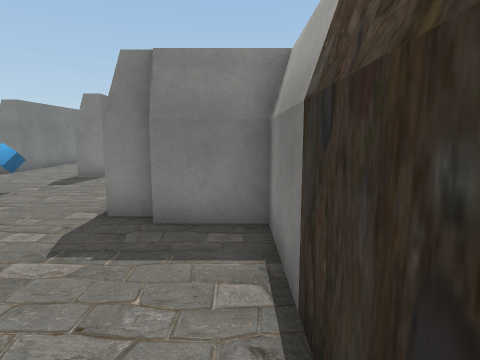
[1] (above)

24 first-person views from a walk through a scene from a Unity 3-D project. The camera is 1.5 m above the floor, tilts 8° down and sees 75° across. The floor is counted in squares, 1 m on a side. Each view is taken from the middle of a square. On the plan, view 1 faces up. The plan holds only what a view shows up to about 15 squares ahead; the rest is blank. The place goes on beyond the plan. The player character is not drawn. Some surface patterns are stand-ins.

[2]
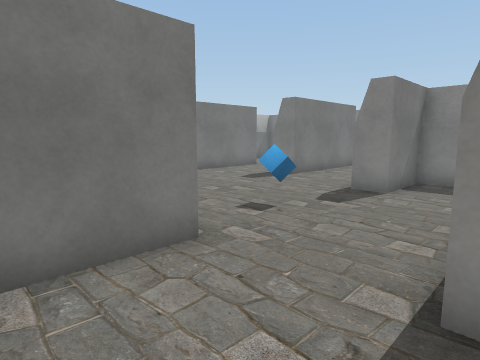

[3]
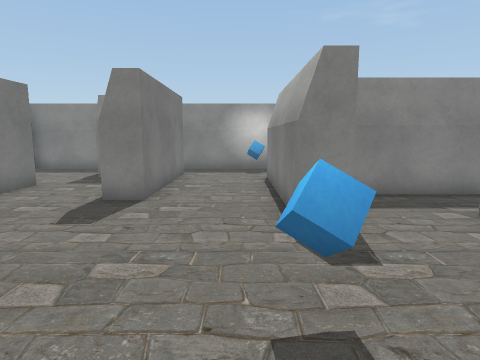

[4]
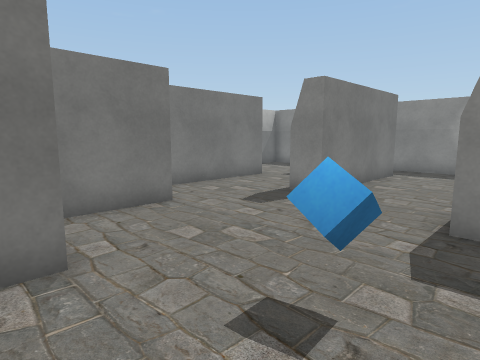

[5]
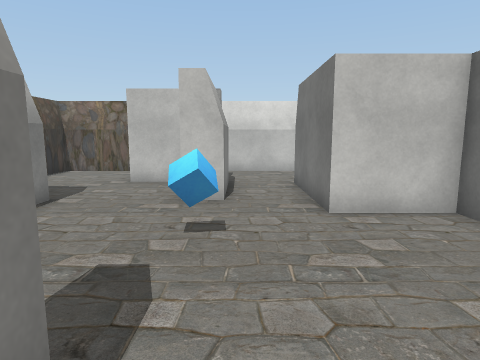

[6]
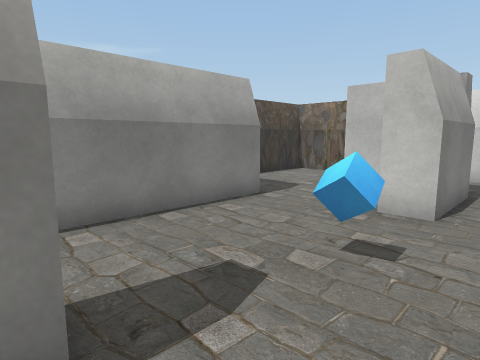

[7]
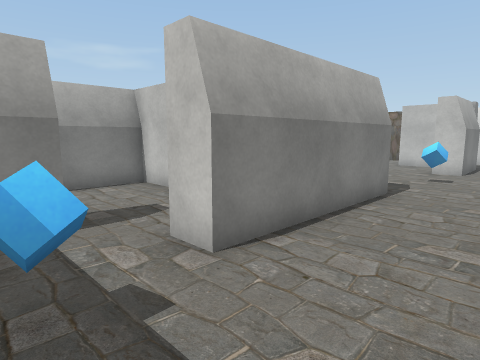

[8]
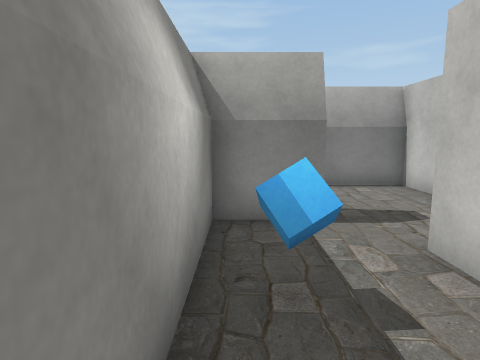

[9]
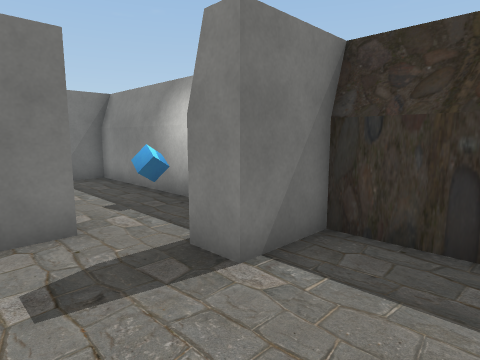

[10]
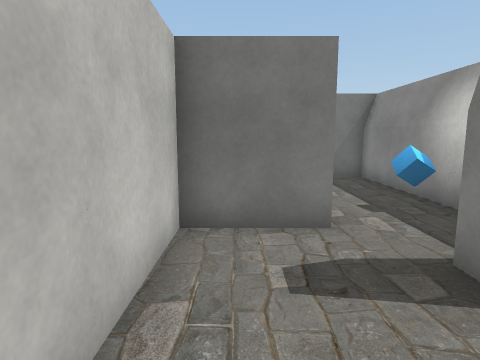

[11]
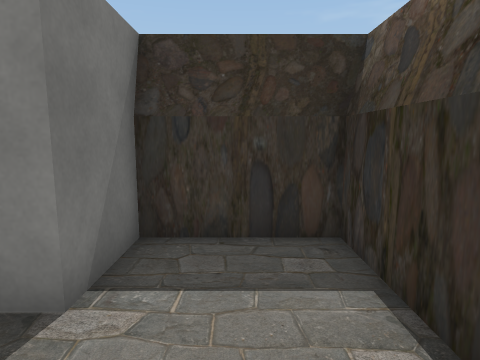

[12]
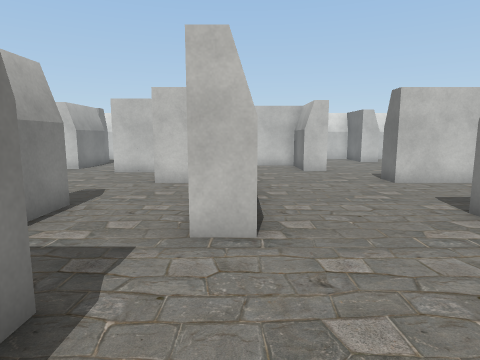

[13]
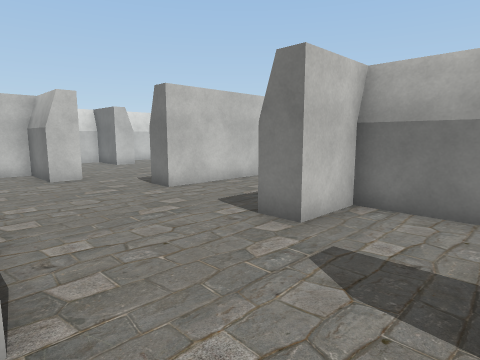

[14]
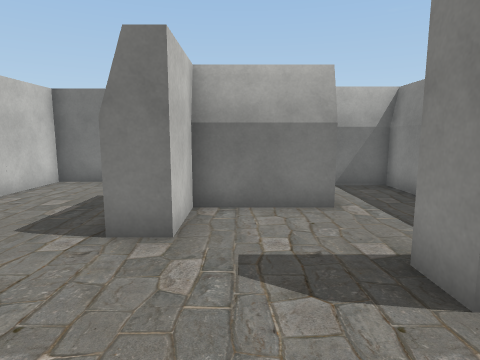

[15]
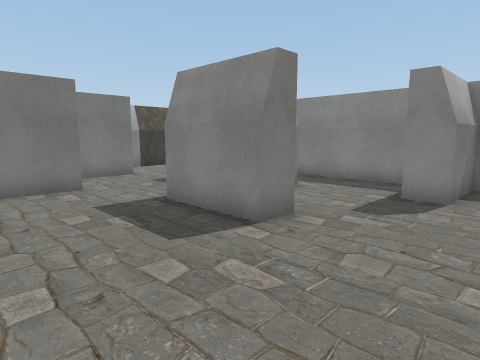

[16]
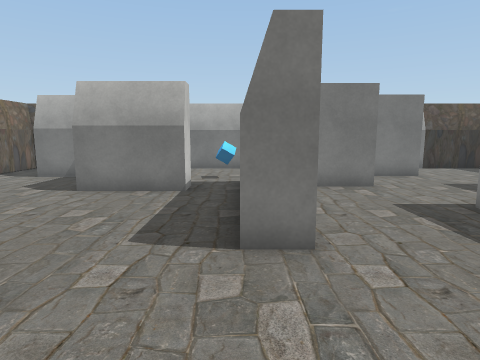

[17]
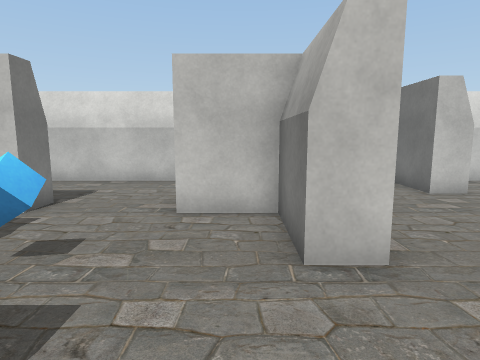

[18]
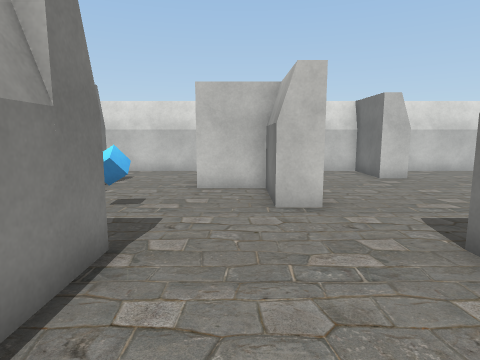

[19]
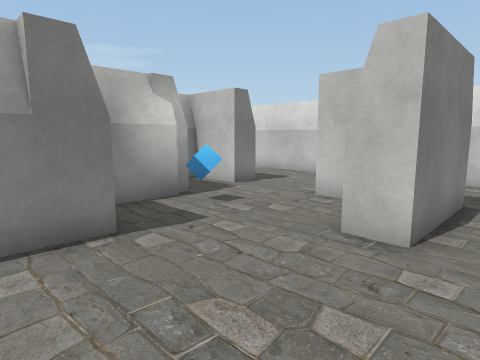

[20]
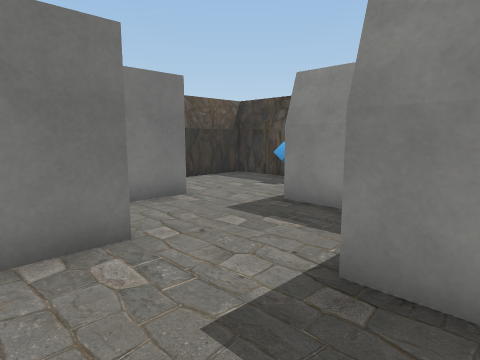

[21]
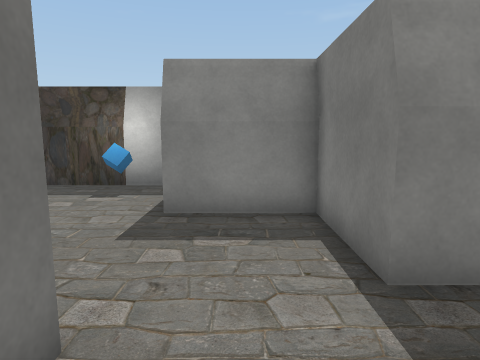

[22]
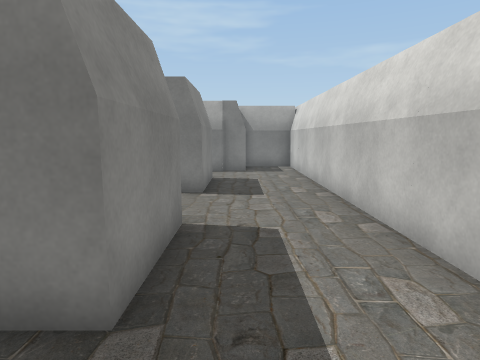

[23]
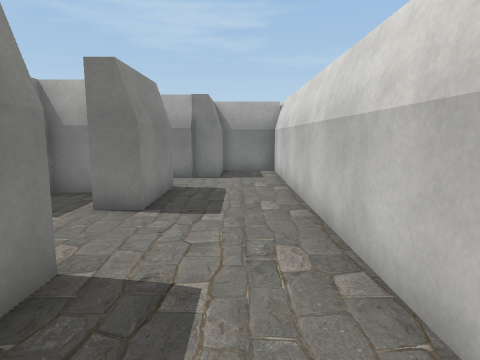

[24]
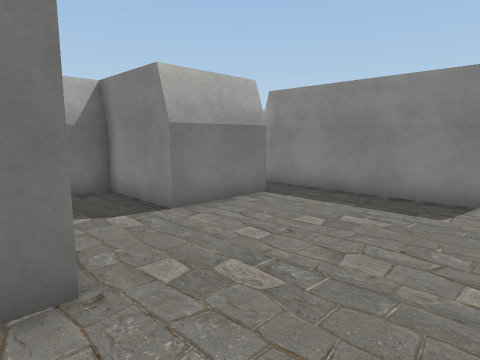

### Floor plan
Ten units are one square. View 1 is at (0, 0); x grows to the right and y downward. Boxes are objects, and circles mark ways between rooms. Rooms are numbered by the first view taken in them; rooms with no view inside come last. Other rooms are left out.
<svg viewBox="-272 -210 282 220">
<path fill="none" stroke="#000" d="M-25 -140 -50 -140 -50 -115 -60 -115 -60 -175 -50 -175M-66 -57 -56 -57 -56 -34M-124 -100 -112 -100 -112 -70 -87 -70M-16 -58 -25 -58 -25 -106M-92 -186 -92 -133 -103 -133 -103 -147M-51 -27 -34 -27M-132 -155 -132 -112M-35 -195 -35 -205 -115 -205 -115 -194M-23 5 5 5 5 -52 -15 -52M-50 -175 -50 -150 5 -150 5 -205 -25 -205 -25 -185 -35 -185 -35 -195M-144 -155 -132 -155M-205 -181 -205 -150 -185 -150 -185 -140 -215 -140 -215 -170 -245 -170M-242 -131 -242 -100 -190 -100 -190 -90M-143 -89 -143 -110M-183 -205 -235 -205 -235 -189M-123 -175 -123 -180M-178 -65 -168 -65 -168 -40 -148 -40M-135 -205 -165 -205 -165 -180 -175 -180M-267 -159 -267 -137M-123 -64 -123 -82M-120 -59 -120 -64M-118 -40 -98 -40 -98 -60M-148 -30 -178 -30 -178 -65M-176 5 -44 5 -44 -17 -64 -17 -64 -27M-221 -19 -210 -19 -210 5 -196 5M-87 -70 -87 -30 -118 -30 -118 -40M-190 -90 -249 -90M-66 -26 -66 -57M-245 -75 -235 -75 -235 -45"/>
<rect x="-65" y="-95" width="10" height="10" fill="#bbb"><title>blue cube</title></rect>
<rect x="-65" y="-205" width="10" height="10" fill="#bbb"><title>blue cube</title></rect>
<rect x="-135" y="-75" width="10" height="10" fill="#bbb"><title>blue cube</title></rect>
<circle cx="-47" cy="-190" r="3" fill="#2a7"/>
<circle cx="-115" cy="-145" r="3" fill="#2a7"/>
<circle cx="-75" cy="-55" r="3" fill="#2a7"/>
<circle cx="-135" cy="-35" r="3" fill="#2a7"/>
<circle cx="-190" cy="-75" r="3" fill="#2a7"/>
<text x="-60" y="-110">1</text>
<text x="-20" y="-180">2</text>
<text x="-180" y="-140">3</text>
<text x="-150" y="-20">4</text>
</svg>
Room 1 opens to room 2. Room 1 opens to room 3. Room 1 opens to room 4. Room 3 opens to room 4.

Where each view was taken, in squares from view 1:
view 1: 0 up, 0 right, facing up
view 2: 3 up, 2 left, facing up-left
view 3: 6 up, 7 left, facing up
view 4: 6 up, 5 left, facing up-left
view 5: 13 up, 7 left, facing down
view 6: 12 up, 8 left, facing down-right
view 7: 20 up, 9 left, facing down-right
view 8: 20 up, 9 left, facing right
view 9: 16 up, 0 right, facing up-left
view 10: 16 up, 0 right, facing left
view 11: 16 up, 1 left, facing up
view 12: 20 up, 14 left, facing down
view 13: 18 up, 14 left, facing down-left
view 14: 16 up, 14 left, facing left
view 15: 10 up, 15 left, facing up-left
view 16: 9 up, 15 left, facing left
view 17: 10 up, 16 left, facing down
view 18: 13 up, 16 left, facing down
view 19: 11 up, 19 left, facing down-right
view 20: 11 up, 20 left, facing up-left
view 21: 11 up, 23 left, facing up
view 22: 2 up, 20 left, facing right
view 23: 1 up, 18 left, facing right
view 24: 1 up, 18 left, facing up-left
